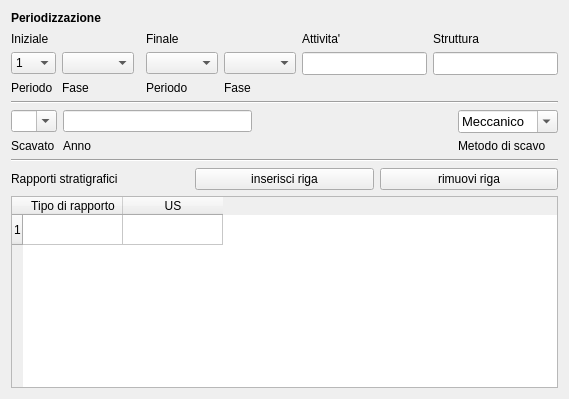
       <widget class="QWidget" name="tab_2">
        <attribute name="title">
         <string>Periodizzazione - Rapporti Stratigrafici</string>
        </attribute>
        <layout class="QGridLayout" name="gridLayout_17">
         <item row="0" column="0">
          <layout class="QVBoxLayout" name="verticalLayout_14">
           <item>
            <layout class="QVBoxLayout" name="verticalLayout_11">
             <item>
              <layout class="QVBoxLayout" name="verticalLayout_10">
               <item>
                <layout class="QVBoxLayout" name="verticalLayout_9">
                 <item>
                  <layout class="QVBoxLayout" name="verticalLayout_8">
                   <item>
                    <layout class="QGridLayout" name="gridLayout_15">
                     <item row="0" column="0" colspan="4">
                      <widget class="QLabel" name="label_12">
                       <property name="font">
                        <font>
                         <weight>75</weight>
                         <bold>true</bold>
                        </font>
                       </property>
                       <property name="text">
                        <string>Periodizzazione </string>
                       </property>
                      </widget>
                     </item>
                     <item row="1" column="0">
                      <widget class="QLabel" name="label_37">
                       <property name="minimumSize">
                        <size>
                         <width>0</width>
                         <height>15</height>
                        </size>
                       </property>
                       <property name="text">
                        <string>Iniziale </string>
                       </property>
                      </widget>
                     </item>
                     <item row="1" column="3">
                      <widget class="QLabel" name="label_14">
                       <property name="minimumSize">
                        <size>
                         <width>0</width>
                         <height>15</height>
                        </size>
                       </property>
                       <property name="text">
                        <string>Finale </string>
                       </property>
                      </widget>
                     </item>
                     <item row="1" column="5">
                      <widget class="QLabel" name="label_18">
                       <property name="minimumSize">
                        <size>
                         <width>0</width>
                         <height>15</height>
                        </size>
                       </property>
                       <property name="text">
                        <string>Attivita'</string>
                       </property>
                      </widget>
                     </item>
                     <item row="1" column="6">
                      <widget class="QLabel" name="label_22">
                       <property name="minimumSize">
                        <size>
                         <width>0</width>
                         <height>15</height>
                        </size>
                       </property>
                       <property name="text">
                        <string>Struttura</string>
                       </property>
                      </widget>
                     </item>
                     <item row="3" column="0">
                      <widget class="QComboBox" name="comboBox_per_iniz">
                       <item>
                        <property name="text">
                         <string>1</string>
                        </property>
                       </item>
                       <item>
                        <property name="text">
                         <string>2</string>
                        </property>
                       </item>
                      </widget>
                     </item>
                     <item row="3" column="5">
                      <widget class="QLineEdit" name="lineEdit_attivita">
                       <property name="minimumSize">
                        <size>
                         <width>0</width>
                         <height>22</height>
                        </size>
                       </property>
                       <property name="font">
                        <font>
                         <pointsize>10</pointsize>
                        </font>
                       </property>
                      </widget>
                     </item>
                     <item row="3" column="6">
                      <widget class="QLineEdit" name="lineEdit_struttura">
                       <property name="minimumSize">
                        <size>
                         <width>0</width>
                         <height>22</height>
                        </size>
                       </property>
                       <property name="font">
                        <font>
                         <pointsize>10</pointsize>
                        </font>
                       </property>
                      </widget>
                     </item>
                     <item row="4" column="0">
                      <widget class="QLabel" name="label_24">
                       <property name="text">
                        <string>Periodo </string>
                       </property>
                      </widget>
                     </item>
                     <item row="4" column="1">
                      <widget class="QLabel" name="label_16">
                       <property name="text">
                        <string>Fase </string>
                       </property>
                      </widget>
                     </item>
                     <item row="4" column="3">
                      <widget class="QLabel" name="label_10">
                       <property name="text">
                        <string>Periodo </string>
                       </property>
                      </widget>
                     </item>
                     <item row="4" column="4">
                      <widget class="QLabel" name="label_32">
                       <property name="text">
                        <string>Fase </string>
                       </property>
                      </widget>
                     </item>
                     <item row="3" column="1">
                      <widget class="QComboBox" name="comboBox_fas_iniz"/>
                     </item>
                     <item row="3" column="3">
                      <widget class="QComboBox" name="comboBox_per_fin"/>
                     </item>
                     <item row="3" column="4">
                      <widget class="QComboBox" name="comboBox_fas_fin"/>
                     </item>
                    </layout>
                   </item>
                   <item>
                    <widget class="Line" name="line_2">
                     <property name="orientation">
                      <enum>Qt::Horizontal</enum>
                     </property>
                    </widget>
                   </item>
                  </layout>
                 </item>
                 <item>
                  <layout class="QGridLayout" name="gridLayout_16">
                   <item row="0" column="2">
                    <widget class="QLineEdit" name="lineEdit_anno"/>
                   </item>
                   <item row="0" column="4">
                    <widget class="QComboBox" name="comboBox_metodo">
                     <property name="font">
                      <font>
                       <pointsize>10</pointsize>
                      </font>
                     </property>
                     <property name="editable">
                      <bool>true</bool>
                     </property>
                     <item>
                      <property name="text">
                       <string>Meccanico</string>
                      </property>
                     </item>
                     <item>
                      <property name="text">
                       <string>Stratigrafico</string>
                      </property>
                     </item>
                    </widget>
                   </item>
                   <item row="1" column="4">
                    <widget class="QLabel" name="label_33">
                     <property name="text">
                      <string>Metodo di scavo</string>
                     </property>
                    </widget>
                   </item>
                   <item row="1" column="2">
                    <widget class="QLabel" name="label_17">
                     <property name="text">
                      <string>Anno</string>
                     </property>
                    </widget>
                   </item>
                   <item row="0" column="3">
                    <spacer name="horizontalSpacer_7">
                     <property name="orientation">
                      <enum>Qt::Horizontal</enum>
                     </property>
                     <property name="sizeHint" stdset="0">
                      <size>
                       <width>200</width>
                       <height>20</height>
                      </size>
                     </property>
                    </spacer>
                   </item>
                   <item row="0" column="0">
                    <widget class="QComboBox" name="comboBox_scavato">
                     <property name="editable">
                      <bool>true</bool>
                     </property>
                     <item>
                      <property name="text">
                       <string/>
                      </property>
                     </item>
                     <item>
                      <property name="text">
                       <string>Si</string>
                      </property>
                     </item>
                     <item>
                      <property name="text">
                       <string>No</string>
                      </property>
                     </item>
                    </widget>
                   </item>
                   <item row="1" column="0">
                    <widget class="QLabel" name="label_8">
                     <property name="text">
                      <string>Scavato</string>
                     </property>
                    </widget>
                   </item>
                  </layout>
                 </item>
                </layout>
               </item>
               <item>
                <widget class="Line" name="line_3">
                 <property name="orientation">
                  <enum>Qt::Horizontal</enum>
                 </property>
                </widget>
               </item>
              </layout>
             </item>
             <item>
              <layout class="QHBoxLayout" name="horizontalLayout_4">
               <item>
                <widget class="QLabel" name="label_19">
                 <property name="text">
                  <string>Rapporti stratigrafici</string>
                 </property>
                </widget>
               </item>
               <item>
                <widget class="QPushButton" name="pushButton_insert_row_rapporti">
                 <property name="font">
                  <font>
                   <pointsize>9</pointsize>
                  </font>
                 </property>
                 <property name="text">
                  <string>inserisci riga</string>
                 </property>
                </widget>
               </item>
               <item>
                <widget class="QPushButton" name="pushButton_remove_row_rapporti">
                 <property name="font">
                  <font>
                   <pointsize>9</pointsize>
                  </font>
                 </property>
                 <property name="text">
                  <string>rimuovi riga</string>
                 </property>
                </widget>
               </item>
              </layout>
             </item>
            </layout>
           </item>
           <item>
            <widget class="QTableWidget" name="tableWidget_rapporti">
             <property name="frameShape">
              <enum>QFrame::StyledPanel</enum>
             </property>
             <property name="frameShadow">
              <enum>QFrame::Raised</enum>
             </property>
             <property name="verticalScrollBarPolicy">
              <enum>Qt::ScrollBarAsNeeded</enum>
             </property>
             <property name="horizontalScrollBarPolicy">
              <enum>Qt::ScrollBarAsNeeded</enum>
             </property>
             <property name="editTriggers">
              <set>QAbstractItemView::AnyKeyPressed|QAbstractItemView::DoubleClicked|QAbstractItemView::EditKeyPressed</set>
             </property>
             <property name="selectionMode">
              <enum>QAbstractItemView::SingleSelection</enum>
             </property>
             <property name="selectionBehavior">
              <enum>QAbstractItemView::SelectRows</enum>
             </property>
             <property name="rowCount">
              <number>1</number>
             </property>
             <property name="columnCount">
              <number>2</number>
             </property>
             <row/>
             <column>
              <property name="text">
               <string>Tipo di rapporto</string>
              </property>
             </column>
             <column>
              <property name="text">
               <string>US</string>
              </property>
             </column>
            </widget>
           </item>
          </layout>
         </item>
        </layout>
       </widget>
